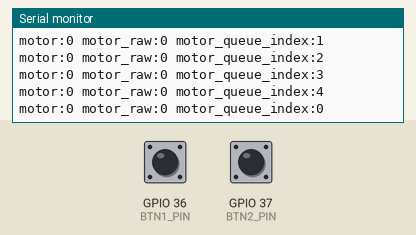
Recording of a sketch running on a simulated ESP32. Shown: the last lines printed to the serial monitor. Inputs (shaded band) come from the test bench; at power-on: GPIO 36 (BTN1_PIN) HIGH, GPIO 37 (BTN2_PIN) HIGH.

Above: at 1.2 s.
1.3 s: GPIO 36 (BTN1_PIN) pulled LOW for 0.15 s
At 1.37 s:
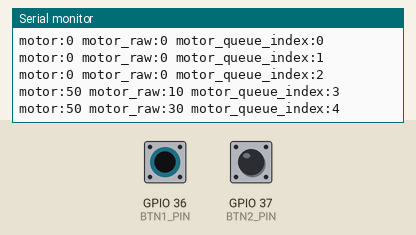
4.4 s: GPIO 37 (BTN2_PIN) pulled LOW for 0.15 s
7.5 s: GPIO 36 (BTN1_PIN) pulled LOW for 1 s
At 7.6 s:
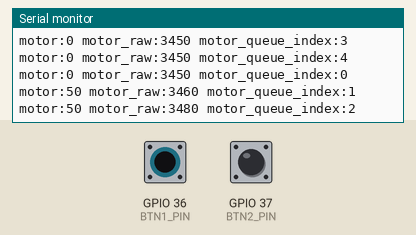
11.5 s: GPIO 37 (BTN2_PIN) pulled LOW for 1 s
15.5 s: GPIO 36 (BTN1_PIN) pulled LOW for 0.15 s
At 15.57 s:
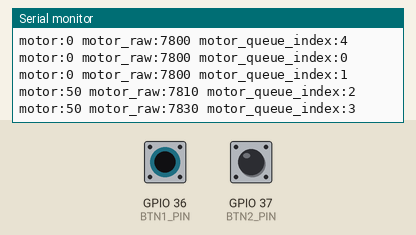
18.6 s: GPIO 36 (BTN1_PIN) pulled LOW for 1 s
Timing chart, 0 to 21.6 s (numbered marks = the images above; inputs shaded):
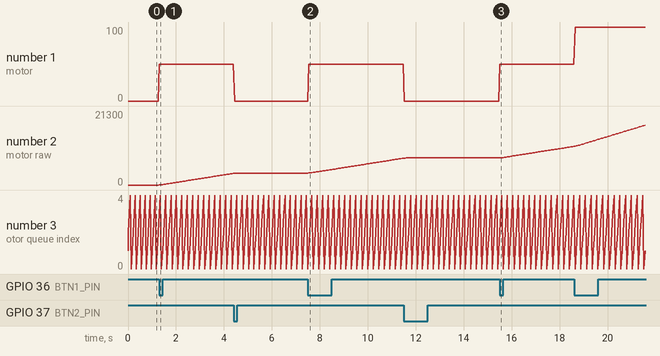

Measured:
- after the input at 1.3 s, the serial monitor: prints a new line at once (image 1)
- after the input at 7.5 s, the serial monitor: prints a new line at once (image 2)
- after the input at 15.5 s, the serial monitor: prints a new line at once (image 3)
- plotted number 1: 0 → 50 after the input at 1.3 s, 0 → 50 after the input at 7.5 s, 0 → 50 after the input at 15.5 s
- plotted number 2: 0 → 3350 after the input at 1.3 s, 3450 → 7700 after the input at 7.5 s, 7800 → 11100 after the input at 15.5 s

The sketch:

MovingAverage.ino
```cpp
// 新機体想定
// UI基板 1番ボタンで出力値を加算 / 2番ボタンで出力値を減算
// シリアルプロッタに出力

constexpr uint8_t BTN1_PIN = 36; // 出力値加算
constexpr uint8_t BTN2_PIN = 37; // 出力値減算

bool BTN1_prev = false;
bool BTN2_prev = false;

constexpr int SAMPLE_NUM = 5;   // 移動平均のサンプル数
int motor = 0;                  // プログラム側から設定する用の出力値
int motor_sum = 0;              // 出力値の合計
int motor_raw = 0;              // モーターに適用する用の出力値
int motor_queue[SAMPLE_NUM]{};  // 出力値のキュー
int motor_queue_index = 0;      // 出力値のキューのインデックス

void setup() {
  Serial.begin(9600);
  Serial.println("TOINIOT2 Moving Average Test 2024-09-17");

  pinMode(BTN1_PIN, INPUT);
  pinMode(BTN2_PIN, INPUT);
}

void loop() {
  // 出力値を計算
  motor += (BTN1_prev & !digitalRead(BTN1_PIN)) * 50;
  motor -= (BTN2_prev & !digitalRead(BTN2_PIN)) * 50;

  BTN1_prev = digitalRead(BTN1_PIN);
  BTN2_prev = digitalRead(BTN2_PIN);

  // 範囲制限
  motor = ( motor > 255 ? 255 : motor ) < 0 ? 0 : motor;

  // キューに追加
  motor_queue[motor_queue_index] = motor;
  motor_queue_index = (motor_queue_index+1) % SAMPLE_NUM;

  // 出力値を計算
  for(auto m:motor_queue) motor_sum += m;
  motor_raw = motor_sum / SAMPLE_NUM;

  // 出力
  Serial.printf("motor:%d motor_raw:%d motor_queue_index:%d\n", motor, motor_raw, motor_queue_index);
}
```
